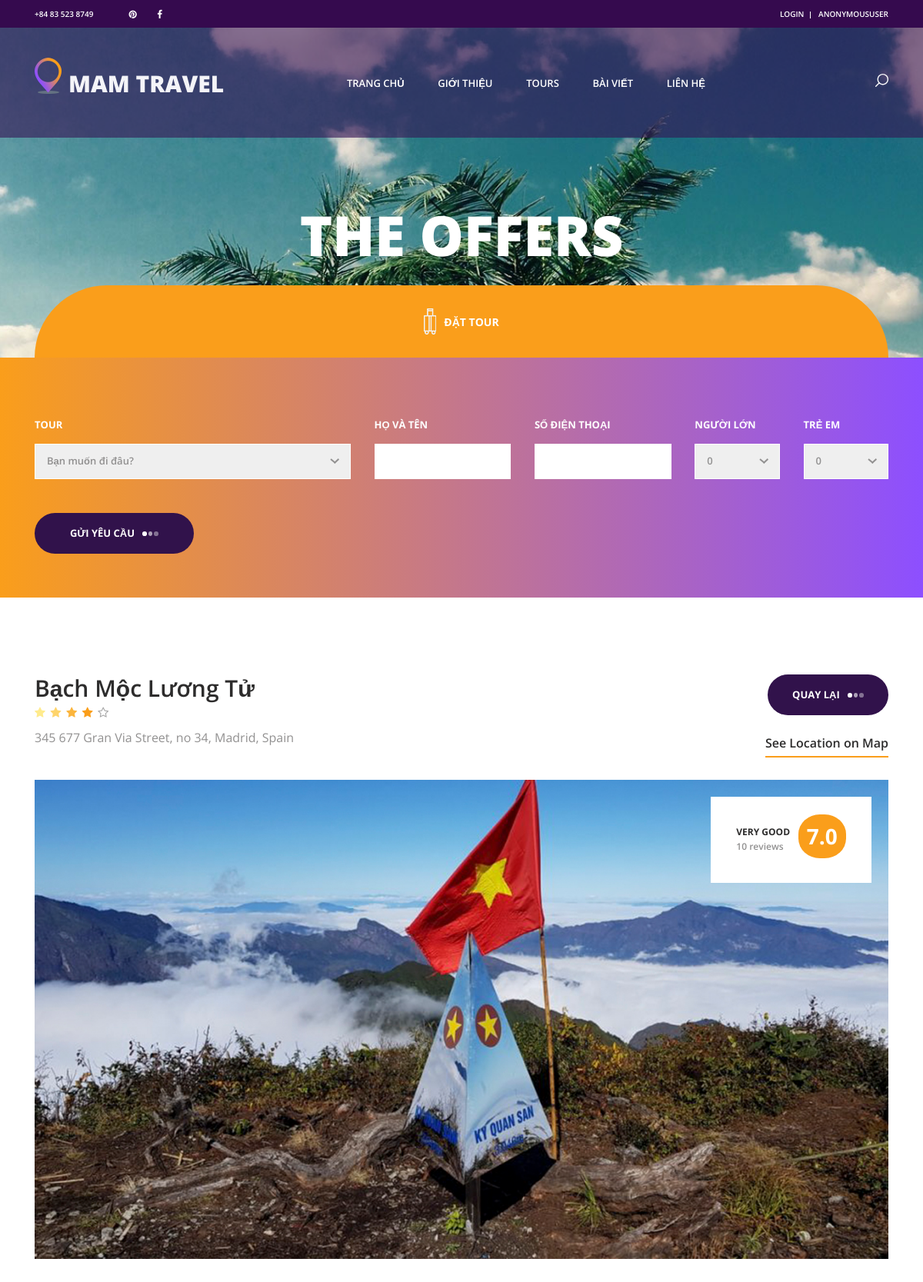
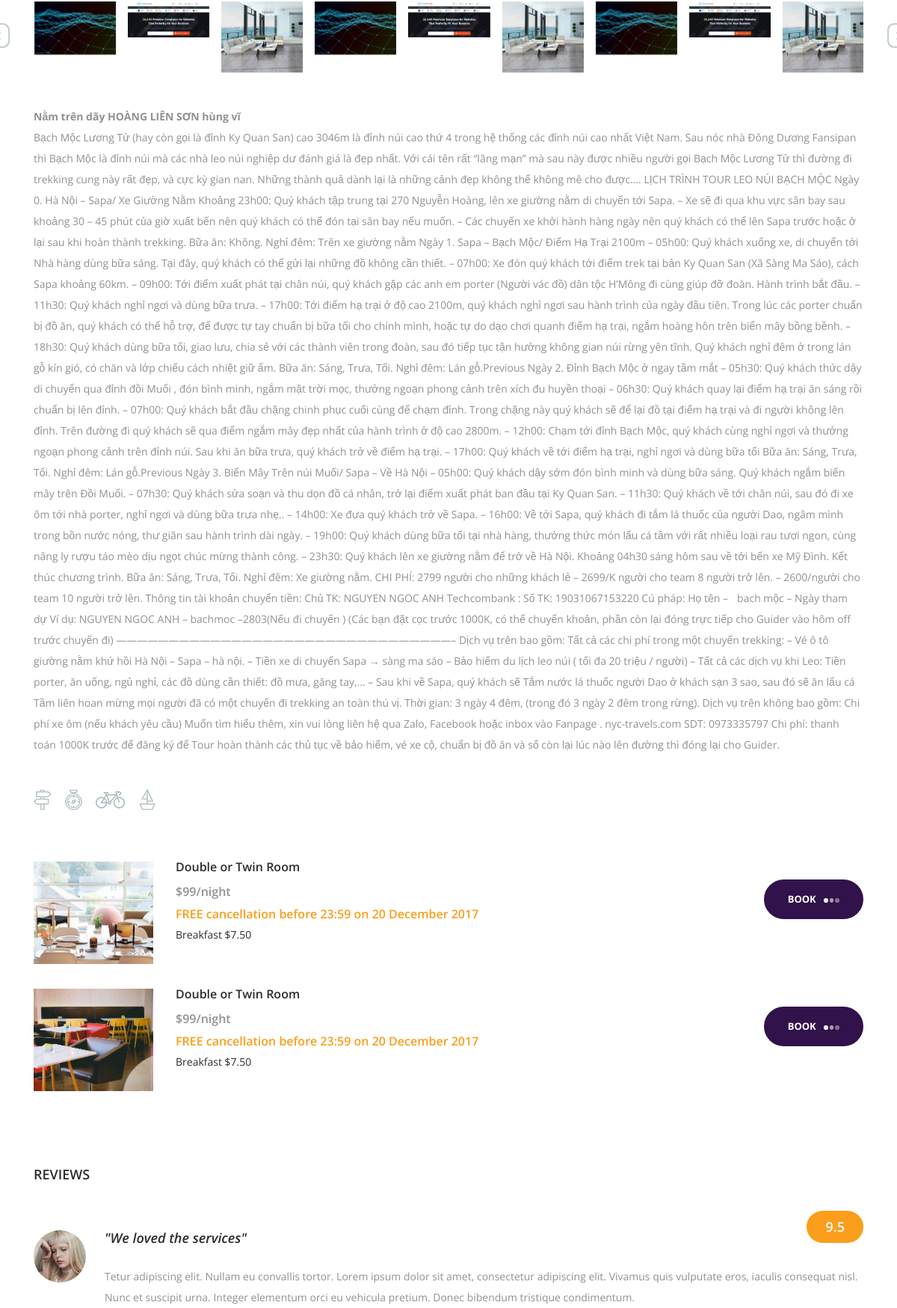
The page /tours1/ (upper part) on the database its author committed (2 pictures, top to bottom).
### offers/models.py (models this page shows, shortened)
class Tours(models.Model):
    title = models.CharField(max_length=250)
    price = models.CharField(max_length=50)
    image = models.ImageField()
    description = models.TextField(max_length=1000)
    content = models.TextField()
    trip_duration = models.CharField(max_length=10, default="3N2D")
    rating = models.CharField(max_length=3, default="7.0")
    review_title = models.CharField(max_length=10, default="good")
    review_number = models.CharField(max_length=5, default="10")

class tourImages(models.Model):
    tours = models.ForeignKey(Tours, default=None, on_delete=models.CASCADE)
    images = models.FileField(upload_to = 'images/')

### offers/views.py (the view)
# urls.py: path('<int:id>/', views.offersDetail, name='offersDetail'),
def offersDetail(request, id):
    tourDetail = get_object_or_404(Tours, id=id)
    photos = tourImages.objects.filter(tours=tourDetail)
    context = {'tourDetail':tourDetail, 'photos':photos}
    return render(request, 'offers/single_listing.html', context)

### offers/templates/offers/single_listing.html (shortened to what this page needs)
{% extends 'home/base.html' %}
{% load static %}
{% block head %}
<link rel="stylesheet" type="text/css" href="{% static 'styles/bootstrap4/bootstrap.min.css' %}">
<link href="{% static 'plugins/font-awesome-4.7.0/css/font-awesome.min.css' %}" rel="stylesheet" type="text/css">
<link href="{% static 'plugins/colorbox/colorbox.css' %}" rel="stylesheet" type="text/css">
<link rel="stylesheet" type="text/css" href="{% static 'plugins/OwlCarousel2-2.2.1/owl.carousel.css' %}">
<link rel="stylesheet" type="text/css" href="{% static 'plugins/OwlCarousel2-2.2.1/owl.theme.default.css' %}">
<link rel="stylesheet" type="text/css" href="{% static 'plugins/OwlCarousel2-2.2.1/animate.css' %}">
<link rel="stylesheet" type="text/css" href="{% static 'styles/single_listing_styles.css' %}">
<link rel="stylesheet" type="text/css" href="{% static 'styles/single_listing_responsive.css' %}">
{% endblock %}
    {% block content %}
	<div class="home">
		<div class="home_background parallax-window" data-parallax="scroll" data-image-src="{% static 'images/single_background.jpg' %}"></div>
		<div class="home_content">
			<div class="home_title">the offers</div>
		</div>
	</div>
	<div class="listing">
		<div class="search">
			<div class="search_inner">
				<div class="container fill_height no-padding">
					<div class="row fill_height no-margin">
						<div class="col fill_height no-padding">
							<div class="search_tabs_container">
								<div class="search_tabs d-flex flex-lg-row flex-column align-items-lg-center align-items-start justify-content-lg-between justify-content-start">
									<div class="search_tab active d-flex flex-row align-items-center justify-content-lg-center justify-content-start"><img src="{% static 'images/suitcase.png' %}" alt=""><span>Đặt tour</span></div>
								</div>
							</div>
							<div class="search_panel active">
								<form action="{% url 'offers:getDeal' %}" method="POST" id="search_form_1" class="search_panel_content d-flex flex-lg-row flex-column align-items-lg-center align-items-start justify-content-lg-between justify-content-start">
									<div class="search_item">
										<div>Tour</div>
										<select name="tour" required_id="id_tour" class="dropdown_item_select search_input" placeholder="" required="required">
											<option hidden disabled selected value> Bạn muốn đi đâu? </option>
										</select>
									</div>
									<div class="search_item">
										<div>Họ và tên</div>
										<input type="text" name="name" maxlength="50" required_id="id_name" class="destination search_input" placeholder="">
									</div>
									<div class="search_item">
										<div>Số điện thoại</div>
										<input type="text" name="phone_number" maxlength="15" required_id="id_phone_number" class="destination search_input" placeholder="">
									</div>
									<div class="search_item">
										<div>Người lớn</div>
										<select name="adult" required_id="id_adult" id="adults_2" class="dropdown_item_select search_input">
											<option>0</option>
										</select>
									</div>
									<div class="search_item">
										<div>Trẻ em</div>
										<select name="children" required_id="id_children" id="adults_2" class="dropdown_item_select search_input">
											<option>0</option>
										</select>
									</div>
									<button class="button search_button">Gửi yêu cầu<span></span><span></span><span></span></button>
								</form>
							</div>
						</div>
					</div>
				</div>
			</div>
		</div>
		<div class="container">
			<div class="row">
				<div class="col-lg-12">
					<div class="single_listing">
						<div class="hotel_info">
							<div class="hotel_title_container d-flex flex-lg-row flex-column">
								<div class="hotel_title_content">
									<h1 class="hotel_title">{{tourDetail.title}}</h1>
									<div class="rating_r rating_r_4 hotel_rating">
										<i></i>
										<i></i>
										<i></i>
										<i></i>
										<i></i>
									</div>
									<div class="hotel_location">345 677 Gran Via Street, no 34, Madrid, Spain</div>
								</div>
								<div class="hotel_title_button ml-lg-auto text-lg-right">
									<div class="button book_button trans_200"><a href="{% url 'offers:offers' %}">Quay lại<span></span><span></span><span></span></a></div>
									<div class="hotel_map_link_container">
										<div class="hotel_map_link">See Location on Map</div>
									</div>
								</div>
							</div>
							<div class="hotel_image">
								<img src="{{MEDIA_URL}}{{tourDetail.image.url}}" alt="">
								<div class="hotel_review_container d-flex flex-column align-items-center justify-content-center">
									<div class="hotel_review">
										<div class="hotel_review_content">
											<div class="hotel_review_title">{{tourDetail.review_title}}</div>
											<div class="hotel_review_subtitle">{{tourDetail.review_number}} reviews</div>
										</div>
										<div class="hotel_review_rating text-center">{{tourDetail.rating}}</div>
									</div>
								</div>
							</div>
							<div class="hotel_gallery">
								<div class="hotel_slider_container">
									<div class="owl-carousel owl-theme hotel_slider">
										{% for photo in photos %}
										<div class="owl-item {% if forloop.counter0 == 0 %} active {% endif %}">
											<a class="colorbox cboxElement" href="{{ MEDIA_URL }}{{ photo.images.url }}">
												<img src="{{ MEDIA_URL }}{{ photo.images.url }}" >
											</a>
										</div>
										{% endfor %}
									</div>
									<div class="hotel_slider_nav hotel_slider_prev">
									</div>
									<div class="hotel_slider_nav hotel_slider_next">
									</div>
								</div>
							</div>
							<div class="hotel_info_text">
								<p>{{tourDetail.content|safe}}</p>
							</div>
							<div class="hotel_info_tags">
								<ul class="hotel_icons_list">
									<li class="hotel_icons_item"><img src="{% static 'images/post.png' %}" alt=""></li>
									<li class="hotel_icons_item"><img src="{% static 'images/compass.png' %}" alt=""></li>
									<li class="hotel_icons_item"><img src="{% static 'images/bicycle.png' %}" alt=""></li>
									<li class="hotel_icons_item"><img src="{% static 'images/sailboat.png' %}" alt=""></li>
								</ul>
							</div>
						</div>
						<div class="rooms">
							<div class="room">
								<div class="row">
									<div class="col-lg-2">
										<div class="room_image"><img src="{% static 'images/room_1.jpg' %}" alt="https://unsplash.com/@grovemade"></div>
									</div>
									<div class="col-lg-7">
										<div class="room_content">
											<div class="room_title">Double or Twin Room</div>
											<div class="room_price">$99/night</div>
											<div class="room_text">FREE cancellation before 23:59 on 20 December 2017</div>
											<div class="room_extra">Breakfast $7.50</div>
										</div>
									</div>
									<div class="col-lg-3 text-lg-right">
										<div class="room_button">
											<div class="button book_button trans_200"><a href="#">book<span></span><span></span><span></span></a></div>
										</div>
									</div>
								</div>
							</div>
							<div class="room">
								<div class="row">
									<div class="col-lg-2">
										<div class="room_image"><img src="{% static 'images/room_2.jpg' %}" alt="https://unsplash.com/@oowgnuj"></div>
									</div>
									<div class="col-lg-7">
										<div class="room_content">
											<div class="room_title">Double or Twin Room</div>
											<div class="room_price">$99/night</div>
											<div class="room_text">FREE cancellation before 23:59 on 20 December 2017</div>
											<div class="room_extra">Breakfast $7.50</div>
										</div>
									</div>
									<div class="col-lg-3 text-lg-right">
										<div class="room_button">
											<div class="button book_button trans_200"><a href="#">book<span></span><span></span><span></span></a></div>
										</div>
									</div>
								</div>
							</div>
						</div>
						<div class="reviews">
							<div class="reviews_title">reviews</div>
							<div class="reviews_container">
								<div class="review">
									<div class="row">
										<div class="col-lg-1">
											<div class="review_image">
												<img src="{% static 'images/review_1.jpg' %}" alt="https://unsplash.com/@saaout">
											</div>
										</div>
										<div class="col-lg-11">
											<div class="review_content">
												<div class="review_title_container">
													<div class="review_title">"We loved the services"</div>
													<div class="review_rating">9.5</div>
												</div>
												<div class="review_text">
													<p>Tetur adipiscing elit. Nullam eu convallis tortor. Lorem ipsum dolor sit amet, consectetur adipiscing elit. Vivamus quis vulputate eros, iaculis consequat nisl. Nunc et suscipit urna. Integer elementum orci eu vehicula pretium. Donec bibendum tristique condimentum.</p>
												</div>
											</div>
										</div>
									</div>
								</div>
							</div>
						</div>
					</div>
				</div>
			</div>
		</div>
	</div>
    {% endblock %}

### static/styles/single_listing_responsive.css (style rules this page uses)
@media only screen and (max-width: 1730px) { .single_listing { padding-left: 0px; } }
@media only screen and (max-width: 1730px) { .listing { padding-top: 0px; } }
@media only screen and (max-width: 1730px) { .search { position: relative; width: 100%; height: auto; background: linear-gradient(to right, #fa9e1b, #8d4fff); z-index: 10; } }
@media only screen and (max-width: 1730px) { .search_inner { width: 100%; height: 100%; } }
@media only screen and (max-width: 1730px) { .no-padding { padding-left: 15px; padding-right: 15px; } }
@media only screen and (max-width: 1730px) { .no-margin { margin-left: -15px; margin-right: -15px; } }
@media only screen and (max-width: 1730px) { .search_tabs_container { position: absolute; bottom: 100%; left: 15px; width: calc(100% - 30px); } }
@media only screen and (max-width: 1730px) { .search_tabs { flex-wrap: nowrap; height: 94px; } }
@media only screen and (max-width: 1730px) { .search_tab { font-size: 14px; font-weight: 700; color: #2d2c2c; text-transform: uppercase; text-align: center; height: 100%; flex-grow: 1; background: #FFFFFF; cursor: pointer; -webkit-transition: all 200ms ease; -moz-transition: all 200ms ease; -ms-transition: all 200ms ease; -o-transition: all 200ms ease; transition: all 200ms ease; } }
@media only screen and (max-width: 1730px) { .search_tab:last-child { border-top-right-radius: 94px; padding-right: 7px; } }
@media only screen and (max-width: 1730px) { .search_panel { display: none !important; width: 100%; height: 100%; -webkit-animation: fadeEffect 1s; animation: fadeEffect 1s; padding-left: 0px; padding-right: 0px; margin-top: 0px; padding-top: 57px; padding-bottom: 72px; } }
@media only screen and (max-width: 1730px) { .search_item { margin-bottom: 0px; } }
@media only screen and (max-width: 1730px) { .search_item:first-child { width: 37%; } }
@media only screen and (max-width: 1730px) { .search_item:nth-child(2) { width: 16%; } }
@media only screen and (max-width: 1730px) { .search_item:nth-child(3) { width: 16%; } }
@media only screen and (max-width: 1730px) { .search_item:nth-child(4) { width: 9.947%; margin-right: 0px; } }
@media only screen and (max-width: 1730px) { .search_item:nth-child(5) { width: 9.947%; } }
@media only screen and (max-width: 1730px) { .search_button { margin-top: 29px; } }

### rows shown on the page
Tours: title "Bạch Mộc Lương Tử", image (picture), review_title "VERY GOOD", review_number "10", rating "7.0", content "Nằm trên dãy HOÀNG LIÊN SƠN hùng vĩ Bạch Mộc Lương Tử (hay còn gọi là đỉnh Ky Quan San) cao 3046m là đỉnh núi cao thứ 4 trong hệ thống các đỉnh núi cao nhất Việt Nam. Sau nóc nhà Đông Dương Fansipan thì Bạch Mộc là đỉnh núi mà các nhà leo núi nghiệp dư đánh giá là đẹp nhất. Với cái tên rất “lãng mạn” mà sau này được nhiều người gọi Bạch Mộc Lương Tử thì đường đi trekking cung này rất đẹp, và cực kỳ gian nan. Những thành quả dành lại là những cảnh đẹp không thể không mê cho được.… LỊCH TRÌNH TOUR LEO NÚI BẠCH MỘC Ngày 0. Hà Nội – Sapa/ Xe Giường Nằm Khoảng 23h00: Quý khách tập trung tại 270 Nguyễn Hoàng, lên xe giường nằm di chuyển tới Sapa. – Xe sẽ đi qua khu vực sân bay sau khoảng 30 – 45…"
tourImages: images (picture)
tourImages: images (picture)
tourImages: images (picture)

### other values the page prints
{{ user }} "ANONYMOUSUSER"
